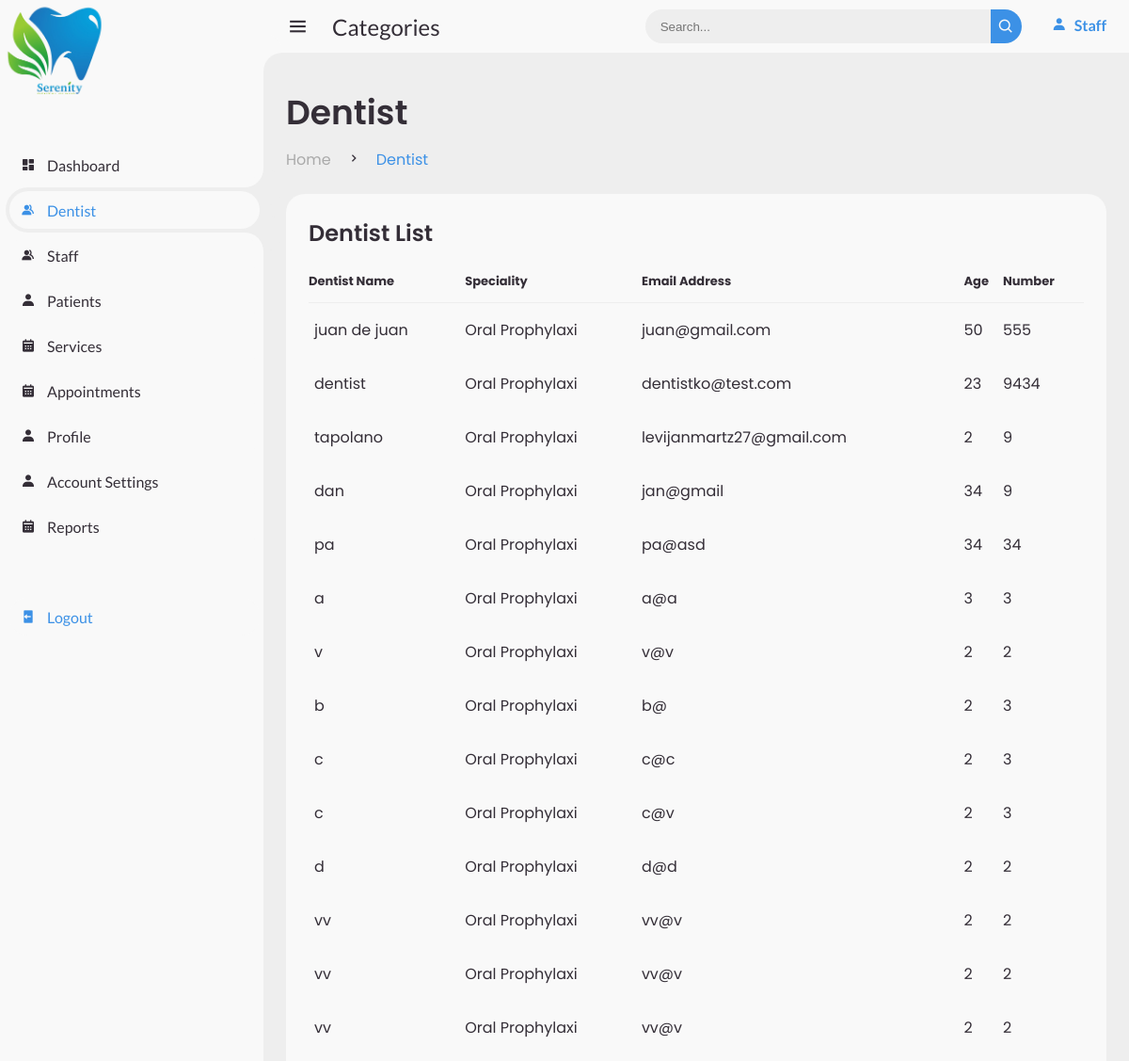
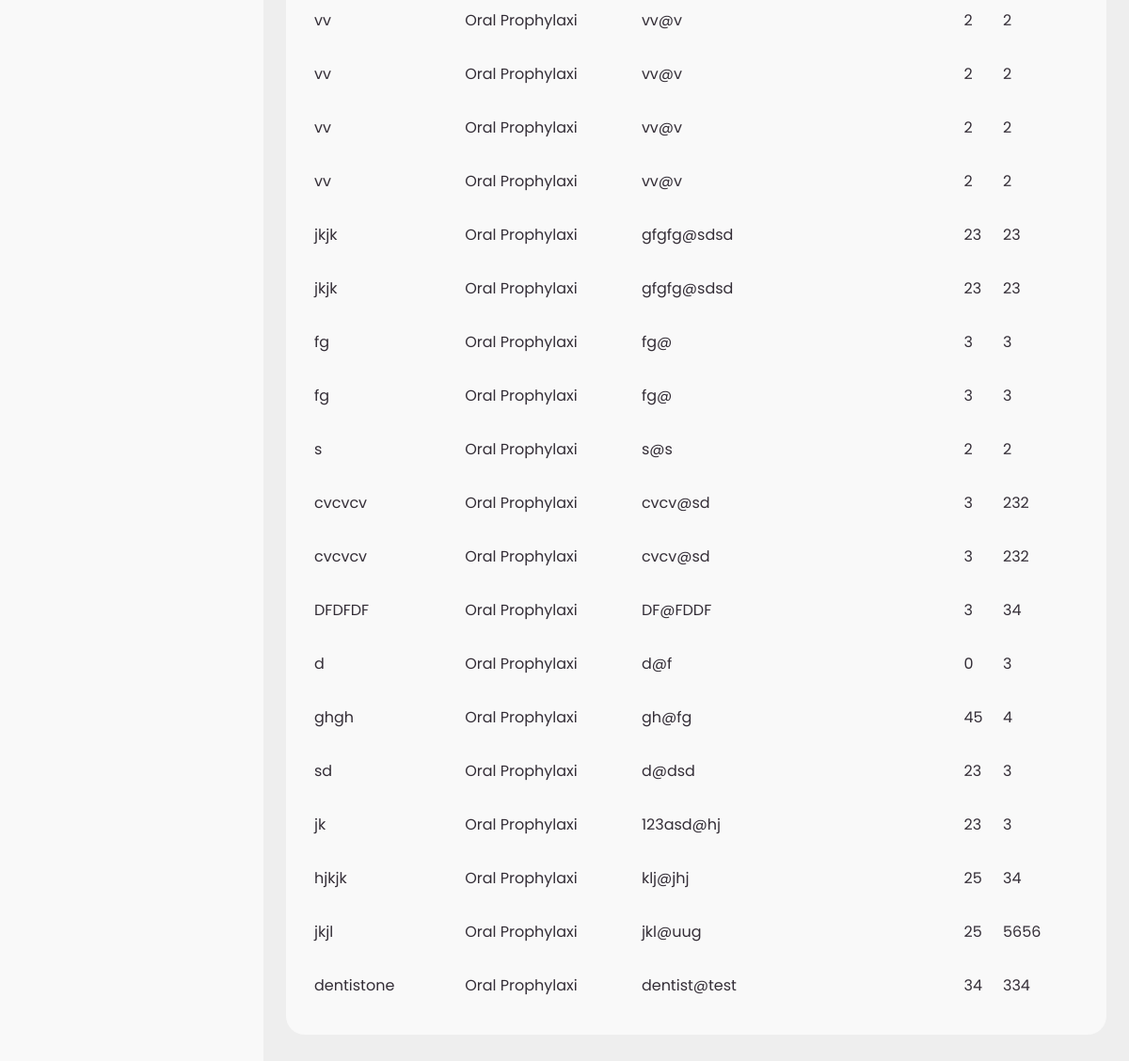
/staffdentist.php, run on the app's committed database (2 pictures, top to bottom).
### tables this page shows
CREATE TABLE `tbldentist` (
  `denlog_id` int(11) NOT NULL,
  `den_fname` varchar(100) NOT NULL,
  `den_gender` int(10) NOT NULL,
  `den_cnum` int(100) NOT NULL,
  `den_sp` int(10) NOT NULL,
  `den_emailAdd` varchar(100) NOT NULL,
  `den_age` int(10) NOT NULL
);

CREATE TABLE `tblservices` (
  `srv_id` int(11) NOT NULL,
  `srv_name` varchar(50) NOT NULL,
  `description` text NOT NULL,
  `srv_price` varchar(100) NOT NULL
);

### staffdentist.php (the view, shortened to what this page needs)
<!DOCTYPE html>
<html lang="en">
<head>
	<link href='https://unpkg.com/boxicons@2.0.9/css/boxicons.min.css' rel='stylesheet'>
	<link rel="stylesheet" href="css/main.css">
	<link rel="stylesheet" href="css/responsive.css">
</head>
<body>
	<section id="sidebar">
	<a href="#" class="logo">
		<img src="images/logo.png">
			</a>
		<ul class="side-menu top">
			<li>
				<a href="staffdashboard.php">
					<i class='bx bxs-dashboard' ></i>
					<span class="text">Dashboard</span>
				</a>
			</li>
			<li class="active">
				<a href="staffdentist.php">
					<i class='bx bxs-group' ></i>
					<span class="text">Dentist</span>
				</a>
			</li>
			<li>
				<a href="staff.php">
					<i class='bx bxs-group' ></i>
					<span class="text">Staff</span>
				</a>
			</li>
			<li>
				<a href="staffpatient.php">
					<i class='bx bxs-user' ></i>
					<span class="text">Patients</span>
				</a>
			</li>
			<li>
				<a href="staffservices.php">
					<i class='bx bxs-calendar' ></i>
					<span class="text">Services</span>
				</a>
			</li>
			<li>
				<a href="staffappointment.php">
					<i class='bx bxs-calendar' ></i>
					<span class="text">Appointments</span>
				</a>
			</li>
			<li>
				<a href="staffprofile.php">
					<i class='bx bxs-user' ></i>
					<span class="text">Profile</span>
				</a>
			</li>
			<li>
				<a href="staffaccountsettings.php">
					<i class='bx bxs-user' ></i>
					<span class="text">Account Settings</span>
				</a>
			</li>
			<li>
				<a href="reports.php">
					<i class='bx bxs-calendar' ></i>
					<span class="text">Reports</span>
				</a>
			</li>
		</ul>
		<ul class="side-menu">
			<li>
				<a class="logout">
					<i class='bx bxs-log-out'></i>
					<span class="text">Logout</span>
				</a>
			</li>
		</ul>
	</section>
	<section id="content">
		<nav>
			<i class='bx bx-menu'></i>
			<a href="#" class="nav-link">Categories</a>
			<form action="#">
				<div class="form-input">
					<input type="search" placeholder="Search...">
					<button type="submit" class="search-btn"><i class='bx bx-search' ></i></button>
				</div>
			</form>
			<a href="#" class="brand">
			<i class='bx bxs-user'></i>
			<span class="text">Staff</span>
		</a>
		</nav>
		<main>
			<div class="head-title">
				<div class="left">
					<h1>Dentist</h1>
					<ul class="breadcrumb">
						<li>
							<a href="staffdashboard.php">Home</a>
						</li>
						<li><i class='bx bx-chevron-right' ></i></li>
						<li>
							<a class="active" href="#">Dentist</a>
						</li>
					</ul>
				</div>
			</div>
        <?php
		include "database/connection.php";
		$sql = "SELECT a.*, b.srv_name FROM tbldentist a ";
		$sql .="INNER JOIN tblservices b ON a.den_sp = b.srv_id ";
        $stmt = $conn->prepare($sql);
        $stmt->execute();
        $rs = $stmt->fetchAll(PDO::FETCH_ASSOC);
		echo"<div class='table-data'>";
		echo"	<div class='order'>";
		echo"			<div class='head'>";
		echo"			<h3>Dentist List</h3>";
		echo"	 </div>";
		echo"			<table id='dentistlist'>";
		echo"				<thead>";
		echo"					<tr>";
		echo"						<th>Dentist Name</th>";
		echo"						<th>Speciality</th>";
		echo"						<th>Email Address</th>";
		echo"						<th>Age</th>";
		echo"						<th>Number</th>";
		echo"					</tr>";
		echo"				</thead>";
		              foreach($rs as $dentist){
		echo"				<tbody>";
		echo"				<tr>";
		echo"					<td>".$dentist['den_fname']."</td>";
		echo"					<td>".$dentist['srv_name']."</td>";
		echo"					<td>".$dentist['den_emailAdd']."</td>";
		echo"					<td>".$dentist['den_age']."</td>";
		echo"					<td>".$dentist['den_cnum']."</td>";
		echo"					</tr>";}
		echo"				</tbody>";
		echo"			</table>";
		echo"		</div>";
		echo"		</div>";
		echo"</main>";
		?>
	</section>
</body>
</html>

### data on the page
tbldentist: den_fname "juan de juan", tblservices.srv_name "Oral Prophylaxi", den_emailAdd "juan@gmail.com", den_age "50", den_cnum "555"
tbldentist: den_fname "dentist", tblservices.srv_name "Oral Prophylaxi", den_emailAdd "dentistko@test.com", den_age "23", den_cnum "9434"
tbldentist: den_fname "tapolano", tblservices.srv_name "Oral Prophylaxi", den_emailAdd "levijanmartz27@gmail.com", den_age "2", den_cnum "9"
tbldentist: den_fname "dan", tblservices.srv_name "Oral Prophylaxi", den_emailAdd "jan@gmail", den_age "34", den_cnum "9"
tbldentist: den_fname "pa", tblservices.srv_name "Oral Prophylaxi", den_emailAdd "pa@asd", den_age "34", den_cnum "34"
tbldentist: den_fname "a", tblservices.srv_name "Oral Prophylaxi", den_emailAdd "a@a", den_age "3", den_cnum "3"
tbldentist: den_fname "v", tblservices.srv_name "Oral Prophylaxi", den_emailAdd "v@v", den_age "2", den_cnum "2"
tbldentist: den_fname "b", tblservices.srv_name "Oral Prophylaxi", den_emailAdd "b@", den_age "2", den_cnum "3"
tbldentist: den_fname "c", tblservices.srv_name "Oral Prophylaxi", den_emailAdd "c@c", den_age "2", den_cnum "3"
tbldentist: den_fname "c", tblservices.srv_name "Oral Prophylaxi", den_emailAdd "c@v", den_age "2", den_cnum "3"
tbldentist: den_fname "d", tblservices.srv_name "Oral Prophylaxi", den_emailAdd "d@d", den_age "2", den_cnum "2"
tbldentist: den_fname "vv", tblservices.srv_name "Oral Prophylaxi", den_emailAdd "vv@v", den_age "2", den_cnum "2"
tbldentist: den_fname "vv", tblservices.srv_name "Oral Prophylaxi", den_emailAdd "vv@v", den_age "2", den_cnum "2"
tbldentist: den_fname "vv", tblservices.srv_name "Oral Prophylaxi", den_emailAdd "vv@v", den_age "2", den_cnum "2"
tbldentist: den_fname "vv", tblservices.srv_name "Oral Prophylaxi", den_emailAdd "vv@v", den_age "2", den_cnum "2"
tbldentist: den_fname "vv", tblservices.srv_name "Oral Prophylaxi", den_emailAdd "vv@v", den_age "2", den_cnum "2"
tbldentist: den_fname "vv", tblservices.srv_name "Oral Prophylaxi", den_emailAdd "vv@v", den_age "2", den_cnum "2"
tbldentist: den_fname "vv", tblservices.srv_name "Oral Prophylaxi", den_emailAdd "vv@v", den_age "2", den_cnum "2"
tbldentist: den_fname "jkjk", tblservices.srv_name "Oral Prophylaxi", den_emailAdd "gfgfg@sdsd", den_age "23", den_cnum "23"
tbldentist: den_fname "jkjk", tblservices.srv_name "Oral Prophylaxi", den_emailAdd "gfgfg@sdsd", den_age "23", den_cnum "23"
tbldentist: den_fname "fg", tblservices.srv_name "Oral Prophylaxi", den_emailAdd "fg@", den_age "3", den_cnum "3"
tbldentist: den_fname "fg", tblservices.srv_name "Oral Prophylaxi", den_emailAdd "fg@", den_age "3", den_cnum "3"
tbldentist: den_fname "s", tblservices.srv_name "Oral Prophylaxi", den_emailAdd "s@s", den_age "2", den_cnum "2"
tbldentist: den_fname "cvcvcv", tblservices.srv_name "Oral Prophylaxi", den_emailAdd "cvcv@sd", den_age "3", den_cnum "232"
tbldentist: den_fname "cvcvcv", tblservices.srv_name "Oral Prophylaxi", den_emailAdd "cvcv@sd", den_age "3", den_cnum "232"
tbldentist: den_fname "DFDFDF", tblservices.srv_name "Oral Prophylaxi", den_emailAdd "DF@FDDF", den_age "3", den_cnum "34"
tbldentist: den_fname "d", tblservices.srv_name "Oral Prophylaxi", den_emailAdd "d@f", den_age "0", den_cnum "3"
tbldentist: den_fname "ghgh", tblservices.srv_name "Oral Prophylaxi", den_emailAdd "gh@fg", den_age "45", den_cnum "4"
tbldentist: den_fname "sd", tblservices.srv_name "Oral Prophylaxi", den_emailAdd "d@dsd", den_age "23", den_cnum "3"
tbldentist: den_fname "jk", tblservices.srv_name "Oral Prophylaxi", den_emailAdd "123asd@hj", den_age "23", den_cnum "3"
tbldentist: den_fname "hjkjk", tblservices.srv_name "Oral Prophylaxi", den_emailAdd "klj@jhj", den_age "25", den_cnum "34"
tbldentist: den_fname "jkjl", tblservices.srv_name "Oral Prophylaxi", den_emailAdd "jkl@uug", den_age "25", den_cnum "5656"
tbldentist: den_fname "dentistone", tblservices.srv_name "Oral Prophylaxi", den_emailAdd "dentist@test", den_age "34", den_cnum "334"
